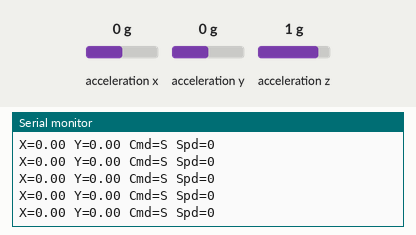
Simulated run of this sketch. Board: ESP32. Parts: the last lines printed to the serial monitor. Inputs (shaded band) come from the test bench; at power-on: acceleration x 0 g, acceleration y 0 g, acceleration z 1 g.

Above: at 1.7 s.
1.8 s: acceleration x set to -1.4 g
At 1.86 s:
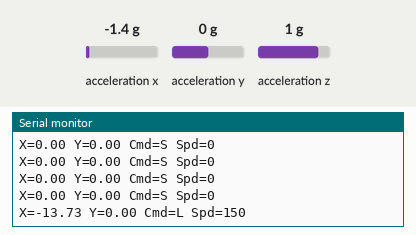
3.7 s: acceleration y set to -1.4 g
At 3.72 s:
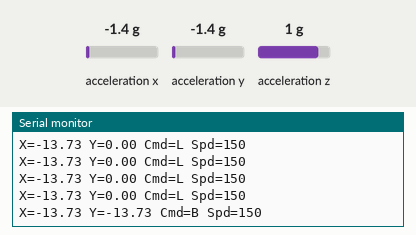
5.6 s: acceleration y set to 1.4 g
At 5.63 s:
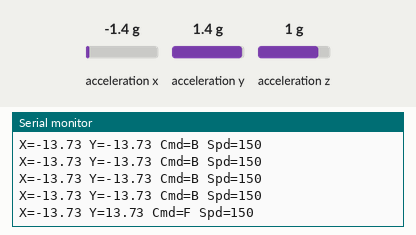

Measured:
- after the input at 1.8 s, the serial monitor: prints a new line at once (image 1)
- after the input at 3.7 s, the serial monitor: prints a new line at once (image 2)
- after the input at 5.6 s, the serial monitor: prints a new line at once (image 3)

The sketch:

handcontrolledcar_tx.ino
```cpp
/*
 * handcontrolledcar_tx.ino
 * ESP32 Dev Module Hand Controller (Transmitter)
 * Reads ADXL345 tilt, converts angle to speed, sends over ESP-NOW to car.
 *
 * BOARD: ESP32 Dev Module
 * PINS (right side): GPIO 14 = SDA, GPIO 12 = SCL, 3V3 = VCC+CS, GND = GND+SDO
 *
 * Tilt angle to speed:
 *   Below 20°   = STOP
 *   20° to 60°  = speed ramps up from 60 to 255
 *   Over 60°    = full speed 255
 */

#include <Wire.h>
#include <WiFi.h>
#include <esp_now.h>
#include <esp_wifi.h>
#include <Adafruit_ADXL345_U.h>
#include <Adafruit_Sensor.h>
#include <math.h>

const float TILT_THRESHOLD = 5.0;    // degrees - start moving at this angle
const float MIN_SPEED = 40;          // speed at 5° (slower start)
const float MAX_SPEED = 150;         // speed at 60° or more
const float GRAVITY = 9.81;          // m/s^2
const float MAX_TILT_ANGLE = 60.0;   // degrees - full speed at this angle

uint8_t carMac[] = {0xA0, 0xB7, 0x65, 0x5F, 0x15, 0xD0};

struct Command {
  char cmd;     // 'F', 'B', 'L', 'R', 'S'
  uint8_t speed; // 0-255
};
Command txCmd;

Adafruit_ADXL345_Unified accel = Adafruit_ADXL345_Unified(12345);

const int scanPins[] = {1, 2, 3, 6, 7, 8, 9, 10, 11, 12, 14, 15,
                        17, 18, 21, 38, 39, 40, 41, 42, 47, 48};

bool findSensor(uint8_t &addrOut) {
  for (int sda : scanPins) {
    for (int scl : scanPins) {
      if (sda == scl) continue;
      Wire.begin(sda, scl);
      for (uint8_t addr : {0x53, 0x1D}) {
        Wire.beginTransmission(addr);
        if (Wire.endTransmission() == 0) {
          addrOut = addr;
          return true;
        }
      }
      Wire.end();
    }
  }
  return false;
}

void setup() {
  Serial.begin(115200);
  delay(500);
  Serial.println("\n=== ESP32 Hand Controller TX ===");

  Wire.begin();
  uint8_t addr = 0;
  if (!findSensor(addr) || !accel.begin(addr)) {
    Serial.println("ADXL345 not found! Check wiring.");
    while (1) delay(1000);
  }
  accel.setRange(ADXL345_RANGE_16_G);
  Serial.println("ADXL345 initialized");

  WiFi.mode(WIFI_STA);
  esp_wifi_set_channel(1, WIFI_SECOND_CHAN_NONE);

  if (esp_now_init() != ESP_OK) {
    Serial.println("ESP-NOW init failed");
    while (1) delay(1000);
  }

  esp_now_peer_info_t peer = {};
  memcpy(peer.peer_addr, carMac, 6);
  peer.channel = 1;
  peer.encrypt = false;
  esp_now_add_peer(&peer);

  Serial.println("TX Ready. Tilt to drive.");
}

void loop() {
  sensors_event_t event;
  accel.getEvent(&event);

  float x = event.acceleration.x;
  float y = event.acceleration.y;

  char cmd = 'S';
  uint8_t speed = 0;

  if (abs(x) > abs(y)) {
    // X-axis dominant: Left / Right
    float g = abs(x) / GRAVITY;
    if (g > 1.0) g = 1.0;
    float angle = asin(g) * 180.0 / PI;

    if (angle >= TILT_THRESHOLD) {
      cmd = (x > 0) ? 'R' : 'L';
      speed = (uint8_t)constrain(
        MIN_SPEED + (angle - TILT_THRESHOLD) * (MAX_SPEED - MIN_SPEED) / (MAX_TILT_ANGLE - TILT_THRESHOLD),
        MIN_SPEED, MAX_SPEED);
    }
  } else {
    // Y-axis dominant: Forward / Back
    float g = abs(y) / GRAVITY;
    if (g > 1.0) g = 1.0;
    float angle = asin(g) * 180.0 / PI;

    if (angle >= TILT_THRESHOLD) {
      cmd = (y > 0) ? 'F' : 'B';
      speed = (uint8_t)constrain(
        MIN_SPEED + (angle - TILT_THRESHOLD) * (MAX_SPEED - MIN_SPEED) / (MAX_TILT_ANGLE - TILT_THRESHOLD),
        MIN_SPEED, MAX_SPEED);
    }
  }

  txCmd.cmd = cmd;
  txCmd.speed = speed;

  esp_now_send(carMac, (uint8_t *)&txCmd, sizeof(txCmd));

  Serial.print("X="); Serial.print(x, 2);
  Serial.print(" Y="); Serial.print(y, 2);
  Serial.print(" Cmd="); Serial.print(cmd);
  Serial.print(" Spd="); Serial.println(speed);

  delay(50);
}
```
